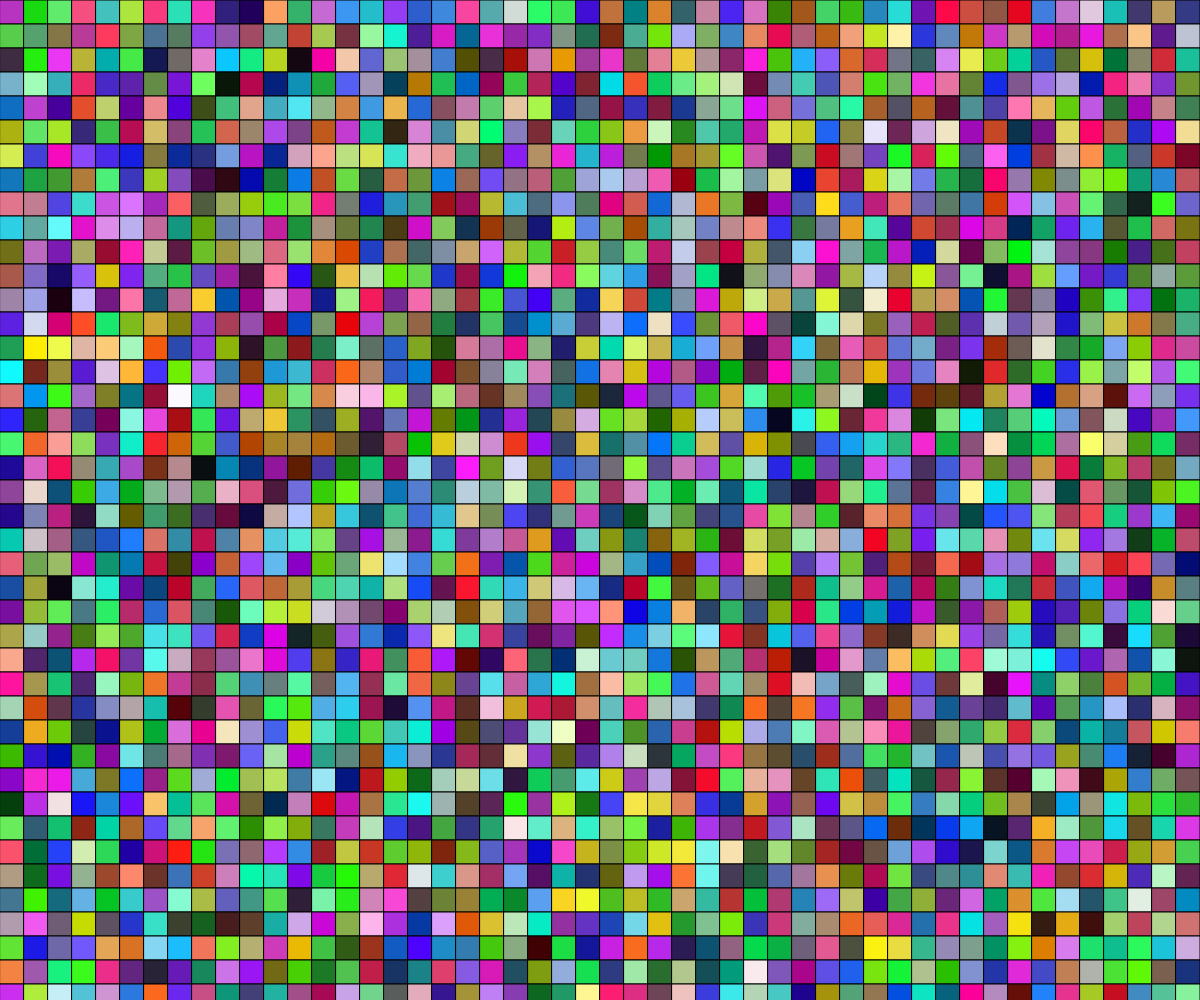
Frame 1 (no input)
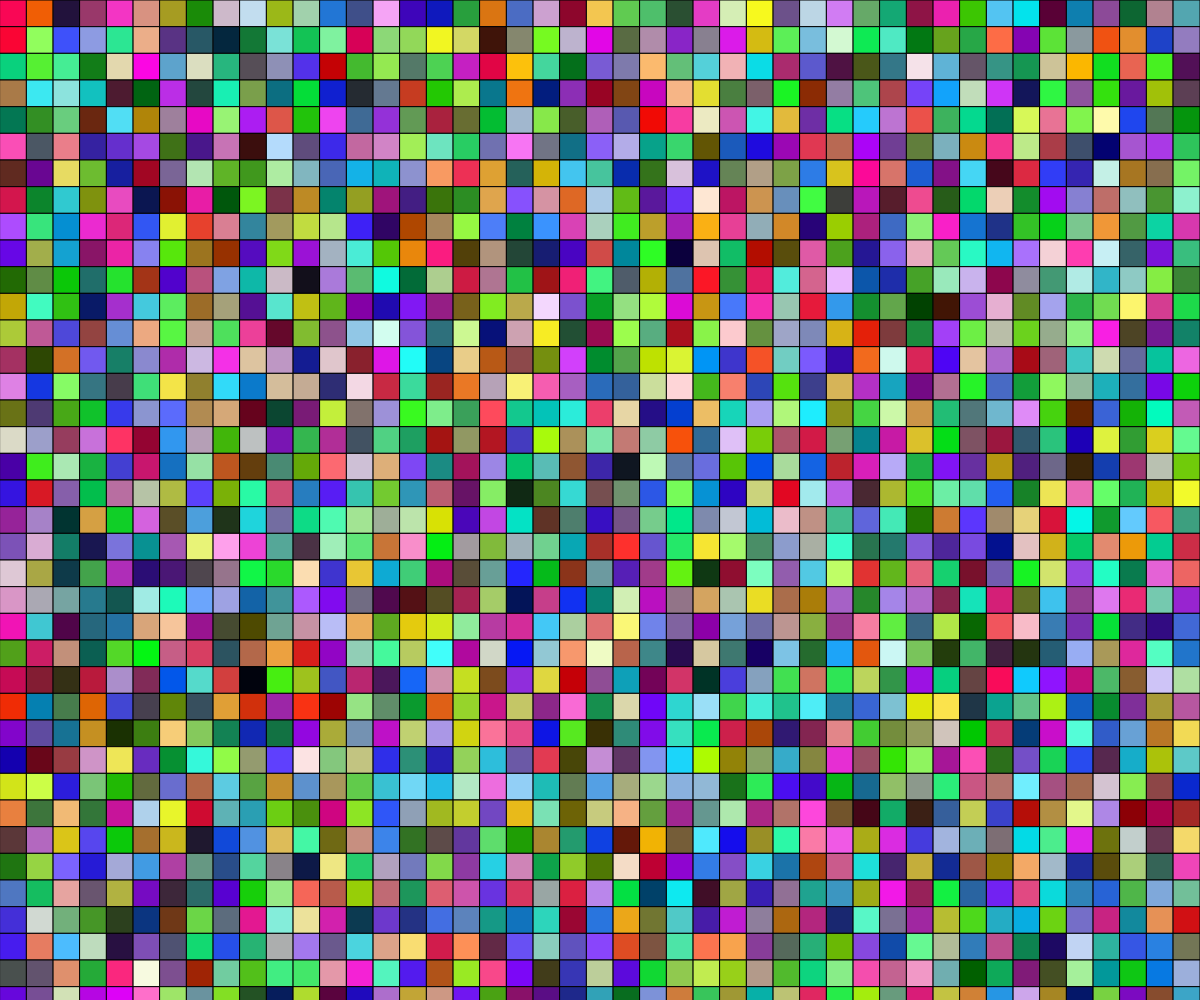
Frame 2 (the mouse pressed at the canvas centre, redrawn once)

The p5.js sketch that drew these frames (run headless with seeded random() and noise() and a simulated clock; the mouse was pressed at the canvas centre and the sketch redrawn once):

// p5.js sketch
// ── sketch.js
// Multi Coloured Grid
// Leif Christensen
// 3/08/2019
//
// Extra for Experts:
// - describe what you did to take this project "above and beyond"

let rectSize;
//This varible stores what the the rectagles have to be divided by.

function setup() {
  createCanvas(windowWidth, windowHeight);
  rectSize = 50;
  noLoop()
}
//this function sets up the canvas and stops the it from looping.

function draw() {
  background(255);
  for (let x = 0; x < width; x += width/rectSize) {
		for (let y = 0; y < height; y += width/rectSize){
      fill(int(random(255)), int(random(255)), int(random(255)));
      rect(x, y, width/rectSize, width/rectSize);
    }
  }  
}
//This function draws the rects sizes and holds the code for the colour.

function windowResized(){
  resizeCanvas(windowWidth, windowHeight);
}
//this function allows the canvas to change to the window size.

function keyPressed(){
  draw();
}
//this function changes the colour randomly.

function mousePressed(){
  if(mouseButton === LEFT){//makes the sqaures lager
    rectSize -= 5;
    if (rectSize <= 5){
      rectSize = 5;
    }
    print(rectSize);
  }
  if (mouseButton === RIGHT){//makes the squares smaller.
    rectSize += 5;
    print(rectSize);
  }
  draw();
}
//this function makes the sqaures lager and smaller with mouse presses.
